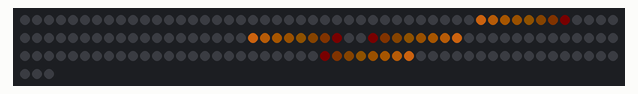
This sketch was run on a simulated Arduino Uno, built with avr-gcc and run on an emulated ATmega328P. On the bench: 153 RGB LEDs in strip order, left to right, continuing on the next row. Dim RGB values are drawn brighter than linear; random numbers use the default seed unless the sketch sets one.

Above: at 1.34 s.
At 4.64 s:
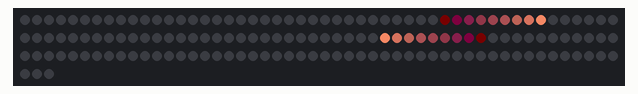
At 10.52 s:
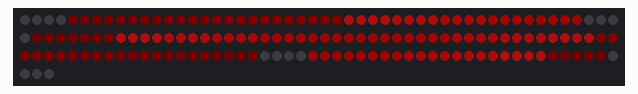
At 19.61 s:
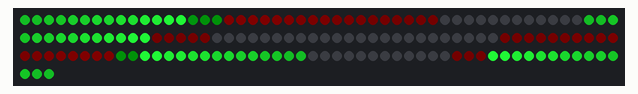
At 28.7 s:
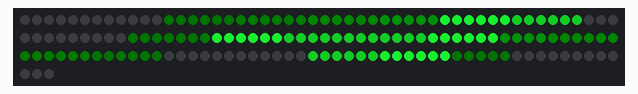
At 37.8 s:
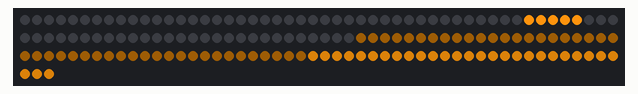

The sketch:

anhaenger_playlist.ino
```cpp
#include "FastLED.h"
#include <Button.h>

FASTLED_USING_NAMESPACE

#define LED_PIN  2


#define LED_TYPE    WS2811
#define NUM_LEDS    153
#define NUM_PARTS 3 //zero based, so 4 parts irl

CRGB leds[NUM_LEDS];

#define BRIGHTNESS          250
#define FRAMES_PER_SECOND  30


/**** BUTTON STUFF ************/

int poti1Pin = A2;
int push1Pin = 7 ;
int push2Pin = A4;
#define DEBOUNCE_MS 25     //A debounce time of 20 milliseconds usually works well for tactile button switches.
#define DBL_PRESS_TIME 300   //time to wait for a second click
#define BTN_AMOUNT 1
int btnRng1 = 13;
int btnRng2 = 7;
Button btn[BTN_AMOUNT] = {
  Button( push1Pin, true, true, DEBOUNCE_MS),
};


/**** LED PARTS DEFINED ************/
const int part[][2] = {
  {0, 46}, //erster part { start-punkt , end-punkt }
  {47, 77}, //zweiter part
  {78, 123}, //dritter part
  {124, 152 }, //dritter part
};


/**** COLOR PALETTES AND GRADIENT LIST ************/

CRGBPalette16 currentPalette;
TBlendType    currentBlending;
CRGBPalette16 palette;


// START COLOR CONFIG
DEFINE_GRADIENT_PALETTE( red_colors ) {
  0,   128,  80,  0,
  25,   89, 21,  21,
  50,   142, 49,  1,

  75,   200,  75,  137,
  100,   255,  180,  50,
  125,   255, 151, 15,
  150,   226, 111,  11,

  175,   142, 49,  1,
  200,   89, 21,  21,
  255,   40,  0,  0
};

DEFINE_GRADIENT_PALETTE( green_colors ) {
  0,    20, 100, 20,
  75,   40, 180,   3,
  125,  10, 180, 30,
  225,  40, 255, 60,
  255,   0, 255, 0
};


DEFINE_GRADIENT_PALETTE( blue_colors ) {
  0,   0,  0,  40,    //dark blue
  25,   0,  75,  137,    //dark blue
  50,   0,  255,  255,
  60,   2, 59, 232, //blue
  100,   2, 100, 232, //blue
  110,   100, 50,  220, //teal / light cyan
  120,   2, 59, 232,
  150, 2, 84, 169,
  200, 0,  75,  137,
  240, 50, 50, 255,
  255, 0,  75,  137    //dark blue
};

DEFINE_GRADIENT_PALETTE( red_to_violett_palette ) {
  0,    40,  40,  72,
  32,  255,  60,   0,
  64,  244,  60,   0,
  96,  244,  40,   0,
  128,  244,  19,   0,
  160,  91,  2,    44,
  192,  90,  2,    44,
  224,  59,  0,   113,
  255,    59,  0,  113
};

DEFINE_GRADIENT_PALETTE( red_green_blue ) {
  0,   33,  0,  0,    //dark blue
  50,   180,  30,  40,
  60,   255, 0, 0, //blue
  100,   70, 100, 20, //blue
  110,   30, 255,  60, //teal / light cyan
  120,   0, 100, 30,
  150, 0, 50, 169,
  200, 30,  30,  200,
  240, 0, 20, 255,
  255, 180,  75,  180    //dark blue
};

/* END  Color Palette */

typedef TProgmemRGBGradientPalette_byte (*SimplepalletList[]);

SimplepalletList palletList = {red_colors, green_colors, blue_colors, red_to_violett_palette, red_green_blue};


/**** SETUP  ************/

void setup() {
  delay(1000); // 1 second delay for recovery

  // tell FastLED about the LED strip configuration
  FastLED.addLeds<NEOPIXEL, LED_PIN>(leds, 0, NUM_LEDS);


  //FastLED.addLeds<LED_TYPE,DATA_PIN,CLK_PIN,COLOR_ORDER>(leds, NUM_LEDS).setCorrection(TypicalLEDStrip);

  // set master brightness control
  FastLED.setBrightness(BRIGHTNESS);
  // limit my draw to 2A at 5v of power draw
  FastLED.setMaxPowerInVoltsAndMilliamps(5, 2000);

  pinMode(push1Pin, INPUT_PULLUP);
  pinMode(push2Pin, INPUT_PULLUP);

  //Serial.begin(9600);

  //currentBlending = NOBLEND;
  currentBlending = LINEARBLEND;
  palette = palletList[0];
  Serial.println("SETUP complete;");
}


/**** ANIMATION LIST ************/

// List of patterns to cycle through.  Each is defined as a separate function below.
typedef void (*SimplePatternList[])();
//SimplePatternList gPatterns = { rainbow, rainbowWithGlitter, sinelon, juggle, bpm };
SimplePatternList gPatterns = {playlist06, playlist05, playlist04, pulse, playlist01, playlist02,lightUpRandomPart};
uint8_t gCurrentPaletteNumber = 4;

uint8_t gCurrentPatternNumber = 0; // Index number of which pattern is current
uint8_t gHue = 0; // rotating "base color" used by many of the patterns
uint8_t gFade = 100;

int maxTimeout = 700;
int minTimeout = 0;
int gTimeout = 700; //timeout the animation loops take, test range = 0 - 700

boolean animationSwitched = false;

boolean random_mode_on = true;
boolean safety_lights_on = false;

/**** MAIN LOOP ************/

void loop()
{
  gPatterns[gCurrentPatternNumber]();
  // send the 'leds' array out to the actual LED strip
  FastLED.show();
  // insert a delay to keep the framerate modest
  FastLED.delay(1000 / FRAMES_PER_SECOND);
  //delay(1000/FRAMES_PER_SECOND);

  // do some periodic updates
  EVERY_N_MILLISECONDS( 20 ) {
    gHue++;  // slowly cycle the "base color" through the rainbow
  }

  if (random_mode_on) {
    EVERY_N_SECONDS( 15 ) {
      randomPattern();  // change patterns periodically
    }
    EVERY_N_SECONDS( 18 ) {
      randomPallete(); //change color palette periodically
    }
    EVERY_N_SECONDS( 5 ) {
      gFade = random8(10, 120);
    }

    EVERY_N_SECONDS( 6 ) {
      //int lowerMax = maxTimeout - (maxTimeout / 4);
      gTimeout = random16(minTimeout, maxTimeout);
    }
  }
  //controller(); //uncomment if controller is connected
}

#define ARRAY_SIZE(A) (sizeof(A) / sizeof((A)[0]))

void nextPattern()
{
  // add one to the current pattern number, and wrap around at the end
  gCurrentPatternNumber = (gCurrentPatternNumber + 1) % ARRAY_SIZE( gPatterns);
  animationSwitched = true;

  Serial.print(" next Pattern; Pattern is now = ");
  Serial.println(gCurrentPatternNumber);
}


void randomPattern()
{
  int newPat = random8(0 , ARRAY_SIZE( gPatterns));
  gCurrentPatternNumber = newPat;
  animationSwitched = true;
}


void previousPattern()
{
  // add one to the current pattern number, and wrap around at the end
  gCurrentPatternNumber = (gCurrentPatternNumber - 1) % ARRAY_SIZE( gPatterns);
  animationSwitched = true;
  Serial.print(" previos Pattern; Pattern is now = ");
  Serial.println(gCurrentPatternNumber);
}

void randomPallete() {
  gCurrentPaletteNumber = random8(0 , ARRAY_SIZE( palletList));
  palette = palletList[gCurrentPaletteNumber];
}

void nextPallete() {
  gCurrentPaletteNumber = (gCurrentPaletteNumber + 1) % ARRAY_SIZE( palletList);
  palette = palletList[gCurrentPaletteNumber];
}

void previousPallete() {
  gCurrentPaletteNumber = (gCurrentPaletteNumber - 1) % ARRAY_SIZE( palletList);
  palette = palletList[gCurrentPaletteNumber];
}


void playlist01() { //forward swipe part by part, then backwards swipe part by part
  static int tracks = 2; //number of tracks to play
  const int playlist[][2] = { // set up the playlist (part to access , how to animate: 0 = forward; 1 = backward; 2 = turn whole part on; 3 = pause/blackout;)

    //track 1  - all of these get animated at the same time

    {0, 0},
    {1, 0},
    {2, 0},
    {3, 0},

    //track 2
    {0, 1},
    {1, 1},
    {2, 1},
    {3, 1},

  };
  const int numberOfBands[tracks] = {4, 4}; //config the "bands" per track, so here we have 1 band per track, could be many more per track

  playPlaylist(playlist, numberOfBands, tracks);
}

void playlist02() { //backward swipe each part then forward swipe each part
  static int tracks = 8; //number of tracks to play
  const int playlist[][2] = { // set up the playlist (part,forward? 0 = forward 1 = backward, 2 = turn whole part on, 3 = pause)
    //track 1
    {0, 1}, //logest part first


    //track 2
    {1, 1},

    //track 3 (pause)
    {2,1},

    {3,1},

    {0,2},

    {1,2},

    {2,2},

    {3,2},
  };
  const int numberOfBands[tracks] = {1, 1, 1, 1, 1, 1, 1, 1}; //config the "bands" per track, so here we have 3 bands playing at the same time in the first two tracks

  playPlaylist(playlist, numberOfBands, tracks);
}

void playlist03() { //forward pause backward swipe
  static int tracks = 4; //number of tracks to play
  const int playlist[][2] = { // set up the playlist (part,forward? 0 = forward 1 = backward, 2 = turn whole part on, 3 = pause)
  {0, 0},
  {2, 0},

  {1, 0},
  {3, 0},

  {0, 1},
  {2, 1},

  {1, 1},
  {3, 1},
  };
  const int numberOfBands[tracks] = {2, 2, 2, 2};

  playPlaylist(playlist, numberOfBands, tracks);
}

void playlist04() { //each bar interchanging forward/backward simultaniously
  static int tracks = 14; //number of tracks to play
  const int playlist[][2] = { // set up the playlist (part,forward? 0 = forward 1 = backward, 2 = turn whole part on, 3 = pause)
    {0, 2},
    {1, 2},
    {2, 2},
    {3, 2},

    {1, 3},

    {0, 1},
    {2, 0},

    {1, 3},

    {1, 1},
    {3, 0},


    {1, 0},
    {3, 1},

    {1, 3},

    {3, 2},
    {2, 2},
    {1, 2},
    {0, 2},

  };
  const int numberOfBands[tracks] = {1,1,1,1,1,2,1,2,2,1,1,1,1,1};

  playPlaylist(playlist, numberOfBands, tracks);
}

void playlist05() { //each bar interchanging forward/backward simultaniously
  static int tracks = 9; //number of tracks to play
  const int playlist[][2] = { // set up the playlist (part,forward? 0 = forward 1 = backward, 2 = turn whole part on, 3 = pause)
    {1, 3},

    {1, 1},
    {3, 0},

    {1, 0},
    {3, 1},

    {1, 3},

    {1, 1},
    {3, 0},

    {1, 0},
    {3, 1},

    {1, 3},
    {0, 2},
    {2, 2},

    {1, 1},
    {3, 0},

    {1, 0},
    {3, 1},

  };
  const int numberOfBands[tracks] = {1,2,2,1,2,2,3,2,2};

  playPlaylist(playlist, numberOfBands, tracks);
}

void playlist06() { //each bar interchanging forward/backward simultaniously
  static int tracks = 2; //number of tracks to play
  const int playlist[][2] = { // set up the playlist (part,forward? 0 = forward 1 = backward, 2 = turn whole part on, 3 = pause)
    {0, 1},
    {1, 1},
    {2, 0},
    {3, 0},

    {0, 0},
    {1, 0},
    {2, 1},
    {3, 1},
  };
  const int numberOfBands[tracks] = {4,4};

  playPlaylist(playlist, numberOfBands, tracks);
}


void lightUpRandomPart() {
  static unsigned long loop_step = millis();

  fadeToBlackBy( leds, NUM_LEDS, gFade);

  if (millis() < loop_step + (gTimeout * 0.5)) { //pause loop

  } else {
    loop_step = millis();
    int part = random8(0, NUM_PARTS+1);
    turnOnPart(part);

  }
}

void pulse() {
  static unsigned long loop_step = millis();

  fadeToBlackBy( leds, NUM_LEDS, gFade * 2);
  if (millis() < loop_step + (gTimeout * 2.5)) { //pause loop

  } else {
    loop_step = millis();

    for ( int i = 0; i < NUM_LEDS; i++) {
      leds[i] = ColorFromPalette(palette, gHue, 255);
    }
  }
}


void banderol() {
  static unsigned long loop_step = millis();
  static int step_length = 7;
  static int current_step = 0;

  //fadeToBlackBy( leds, NUM_LEDS, gFade);

  if (millis() < loop_step + (gTimeout * .3)) { //pause loop

  } else {
    loop_step = millis();
  }

  for ( int i = 0; i < NUM_LEDS; i++) {

    if(i%step_length == 0){
      leds[i] = ColorFromPalette(palette, gHue, 100);
    } else {
      leds[i] = ColorFromPalette(palette, gHue+20, 100);
    }

  }
}
```

controller.ino
```cpp
boolean controlFade = false;
//int _brightness = 200;


void controller() {
  static boolean longpress[BTN_AMOUNT];
  static boolean verylongpress[BTN_AMOUNT];
  static int dbl[BTN_AMOUNT];
  static unsigned long timer[BTN_AMOUNT];
  static int oldVal = 0;
  static int softVal = 0;
  static int totalVal = 0;
  static int potiTlrnc = 15;
  static int frames = 0;


  int val = analogRead(poti1Pin);
  softVal += val;
  frames++;

  EVERY_N_MILLISECONDS( 40 ) {
    totalVal = (softVal / frames);
    frames = 0;
    softVal = 0;
  }

  if (totalVal > oldVal + potiTlrnc || totalVal < oldVal - potiTlrnc) { //make sure the poti was moved
    //    Serial.println("-----------------------------");
    //    Serial.print("** Soft Value 1 = ");
    //    Serial.print(totalVal);
    oldVal = totalVal;

    if (controlFade) {
      gFade = map(totalVal, potiTlrnc, 1023, 100, 0);
      if (gFade < 0) gFade = 0;
      //      Serial.println(" ");
      //      Serial.print("gFAde set to = ");
      //      Serial.print(gFade);
      //      Serial.print("_brightness set to = ");
      //      Serial.print(_brightness);
    } else {
      gTimeout = map(totalVal, potiTlrnc, 1023, maxTimeout, minTimeout);
      if (gTimeout < 0) gTimeout = 0;
      /*
        _brightness = map(totalVal,15, 1023, 0, 255);
        if(_brightness < 0) _brightness = 0;
        FastLED.setBrightness(_brightness);
      */
      //      Serial.println(" ");
      //      Serial.print("_brightness set to = ");
      //      Serial.print(_brightness);
      //      Serial.print("gFAde set to = ");
      //      Serial.print(gFade);
    }
  }

  //  Serial.print("** Value 1 = ");
  //  Serial.print(val);
  //  Serial.print("** BTN 1 = ");
  //  Serial.print(analogRead(push1Pin));
  //  Serial.print("** BTN 2 = ");
  //  Serial.println(analogRead(push2Pin));
  //
  for (int i = 0; i < BTN_AMOUNT; i++ ) {
    btn[i].read();

    //this fires every time the button is pressed down
    //    if (btn[i].wasPressed()) {
    //      Serial.print(i + 1);
    //      Serial.println(" Button down");
    //    }

    //if the button was released, check if it was held down for a very long time, for just a short time or it was released immediately
    if (btn[i].wasReleased()) {
      if (verylongpress[i]) {
        verylongpress[i] = false;
        longpress[i] = false;
        dbl[i] = 0;
        /*  uncomment for very long press = random mode
        if (i == 0) {
          if (random_mode_on) {
            random_mode_on = false;
            Serial.println("Random mode OFF");
          } else {
            random_mode_on = true;
            nextPattern();
            nextPallete();
            Serial.println("Random mode ON");
          }
        }
        */
      } else if (longpress[i]) {
        longpress[i] = false;
        dbl[i] = 0;

        Serial.print(i);
        Serial.println(" pressed long");

        if (i == 1) {
          controlFade = true;
          Serial.print(controlFade);
          Serial.println(" is the state of the boolean");
        }
        if (i == 0)  {
          controlFade = false;
          Serial.print(controlFade);
          Serial.println(" is the state of the boolean");
        }

      } else {
        dbl[i]++;
        longpress[i] = false;
        timer[i] = millis();
      }
    }

    //set the flags for the two timed presses. just a notification here for longpress, since we may want to wait if the press goes on to be a very long press
    if (btn[i].pressedFor(600) && !longpress[i]) {
      longpress[i] = true;
      Serial.print(i);
      Serial.println(" Button longpress detected, release to trigger or hold for very long press");
    }
    if (btn[i].pressedFor(5000) && !verylongpress[i]) {
      verylongpress[i] = true;
      Serial.print(i);
      Serial.println(" pressed VERY long");
    }

    // if more than one press in a short time (DBL_PRESS_TIME) is detected, trigger the double click action, normal press otherwise
    if (dbl[i] > 0) {
      if (millis() > timer[i] + DBL_PRESS_TIME) {
        if (dbl[i] > 1) {
          Serial.print(i);
          Serial.print(" Button pressed ");
          Serial.print(dbl[i]);
          Serial.println(" times");
          if (i == 0) nextPallete();
          if (i == 1 && dbl[i] == 2) previousPallete();
          if (i == 1 && dbl[i] == 3) {
            if (safety_lights_on) {
              safety_lights_on = false;
            } else {
              safety_lights_on = true;
            }

            Serial.print(" Safety Light is =  ");
            //Serial.println(safety_lights_on);
          }
          if (i == 0 && dbl[i] == 3) {
            if (random_mode_on) {
              random_mode_on = false;
              Serial.println("Random mode OFF");
            } else {
              random_mode_on = true;
              nextPattern();
              nextPallete();
              Serial.println("Random mode ON");
            }
          }
        } else {
          Serial.print(i);
          Serial.println(" Button trigger");

          if (i == 0) nextPattern();
          if (i == 1) previousPattern();
        }
        dbl[i] = 0;
      }
    }
  }
}
```

Source omitted: animation.ino (7883 bytes)
